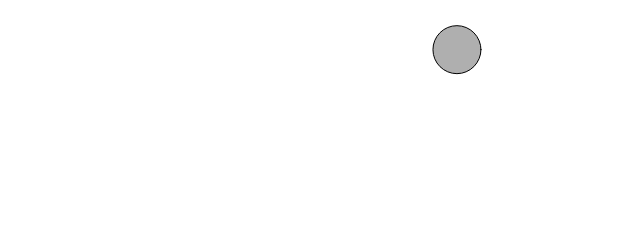
Frame 1 (no input)
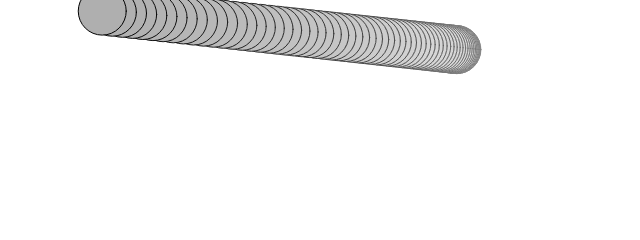
Frame 60 (no input)
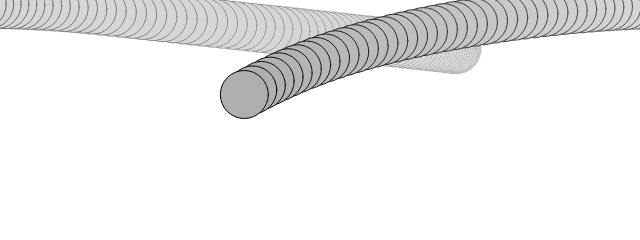
Frame 120 (the mouse pressed at the canvas centre since frame 60)

The p5.js sketch that drew these frames (run headless with seeded random() and noise() and a simulated clock; from frame 60 on, the mouse is pressed at the canvas centre):

// p5.js sketch
// ── sketch.js
class Mover {
    constructor() {
        this.position = createVector(random(width), random(height));
        this.velocity = createVector(0, 0);
        this.diameter = 48;
        this.radius = this.diameter / 2;
        this.topSpeed = 10;
    }

    update() {
        let mouse = createVector(mouseX, mouseY);
        let direction = p5.Vector.sub(mouse, this.position);
        direction.normalize();
        direction.mult(0.2);

        this.acceleration = direction;
        this.velocity.add(this.acceleration);
        this.position.add(this.velocity);
        this.velocity.limit(this.topSpeed);
    }

    show() {
        stroke(0);
        fill(175);
        circle(this.position.x, this.position.y, this.diameter);
    }

    checkEdges() {
        if (this.position.x > width + this.radius) {
            this.position.x = -this.radius;
        } else if (this.position.x < -this.radius) {
            this.position.x = width + this.radius;
        }

        if (this.position.y > height + this.radius) {
            this.position.y = -this.radius;
        } else if (this.position.y < -this.radius) {
            this.position.y = height + this.radius;
        }
    }
}


let mover;

function setup() {
    createCanvas(640, 240);

    mover = new Mover();
}

function draw() {
    background(220, 3);

    mover.update();
    mover.checkEdges();
    mover.show();
}
